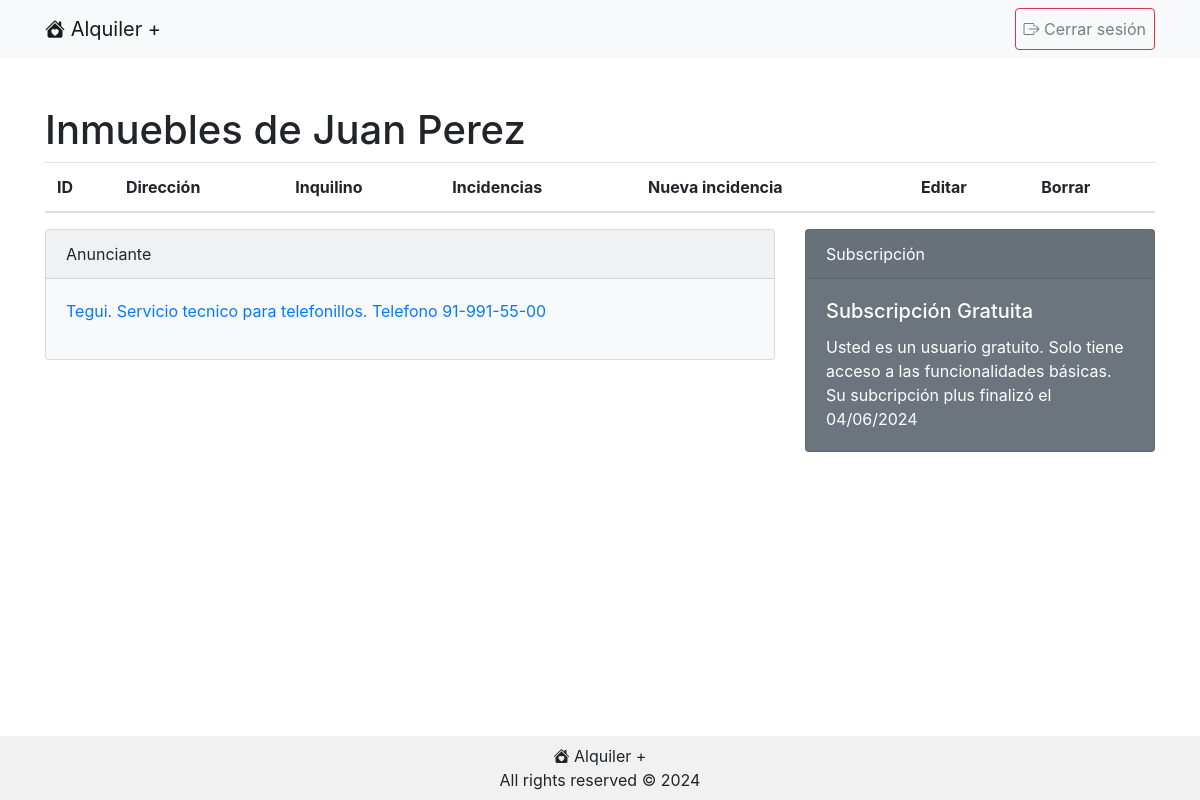
The app's page /tablero.php (signed in) with its own data.
### tables this page shows
CREATE TABLE `usuarios` (
  `id` int(11) NOT NULL,
  `nombre` tinytext NOT NULL,
  `apellido` tinytext NOT NULL,
  `email` varchar(255) NOT NULL,
  `contrasena_hash` text NOT NULL,
  `telefono` tinytext NOT NULL,
  `vencimiento_subscripcion` date NOT NULL DEFAULT current_timestamp(),
  `es_administrador` tinyint(1) NOT NULL DEFAULT 0
);

CREATE TABLE `publicidades` (
  `id` int(11) NOT NULL,
  `tipo` enum('fontaneria','electricidad','telefonillo','mobiliario','pagos','carpinteria','cerrajeria','pintura') NOT NULL,
  `contenido` text NOT NULL,
  `link` text NOT NULL,
  `coste_por_impresion` float NOT NULL,
  `coste_por_click` float NOT NULL
);

### class/Conexion.php (called while the page is built, shortened)
<?php
class Conexion {
    private static $host;
    private static $username;
    private static $password;
    private static $db;
    private static $dsn;
    private static $conexion = null;
    private static function inicializar() {
        if (self::$conexion === null) {
            self::$host = DB_HOST;
            self::$db = DB_NAME;
            self::$username = DB_USERNAME;
            self::$password = DB_PASSWORD;
            self::$dsn = "mysql:host=" . self::$host . ";dbname=" . self::$db . ";charset=utf8mb4";
            try {
                self::$conexion = new PDO(self::$dsn, self::$username, self::$password);
                self::$conexion->setAttribute(PDO::ATTR_ERRMODE, PDO::ERRMODE_EXCEPTION);
            } catch (PDOException $ex) {
                die("Error en la conexión con la bbdd: mensaje: " . $ex->getMessage());
            }
            return self::$conexion;
        }
    }
    public static function consulta($sql) {
        try {
            $stmt = self::$conexion->prepare($sql);
            $stmt->execute();
            $resultado = $stmt->fetchAll(PDO::FETCH_ASSOC);
            return $resultado;
        } catch (PDOException $ex) {
            die("Fallo la query: " . $ex->getMessage());
        }
    }
}

### class/Usuario.php (called while the page is built, shortened)
<?php
class Usuario {
    private $nombre;
    private $apellido;
    private $vencimientoSubscripcion;
    private $esAdministrador;
    public function __construct($nombre, $apellido, $email, $contrasenaHash, $telefono, $vencimientoSubscripcion=null, $esAdministrador=0, $inmuebles=null, $id=null) {
        if ($id != null) {
            $this->nombre = $nombre;
            $this->apellido = $apellido;
            $this->esAdministrador = $esAdministrador;
            $this->vencimientoSubscripcion = new DateTime($vencimientoSubscripcion);
        } else if ($id === null) {
            Conexion::consulta("INSERT INTO usuarios (nombre, apellido, email, contrasena_hash, telefono, vencimiento_subscripcion, es_administrador) VALUES ('".$nombre."', '".$apellido."', '".$email."', '".$contrasenaHash."', '".$telefono."', DATE_ADD(CURDATE(), INTERVAL 10 DAY), 0)");
        }
    }
    public function getNombre() {
        return $this->nombre;
    }
    public function getApellido() {
        return $this->apellido;
    }
    public function getVencimientoSubscripcion() {
        return $this->vencimientoSubscripcion;
    }
    public function getEsAdministrador() {
        return $this->esAdministrador;
    }
    public static function obtenerUsuarioExistente($id) {
        $consulta = Conexion::consulta("SELECT id, direccion, inquilino_usuario_id FROM inmuebles WHERE propietario_usuario_id=" . $id);
        $inmuebles = [];
        $consulta = Conexion::consulta("SELECT id, nombre, apellido, email, contrasena_hash, telefono, vencimiento_subscripcion, es_administrador FROM usuarios WHERE id=" . $id);
        foreach ($consulta as $fila) {
            $usuario = new Usuario($fila['nombre'], $fila['apellido'], $fila['email'], $fila['contrasena_hash'], $fila['telefono'], $fila['vencimiento_subscripcion'], $fila['es_administrador'], $inmuebles, $fila['id']);
        }
        return $usuario;
    }
}

### class/Publicidad.php (called while the page is built, shortened)
<?php
class Publicidad  {
    public $id;
    public $contenido;
    public function __construct ($id, $tipo, $contenido, $link, $costePorImpresion, $costePorClick) {
        $this->id = $id;
        $this->contenido = $contenido;
    }
    public function getId () {
        return $this->id;
    }
    public function getContenido () {
        return $this->contenido;
    }
    public static function obtenerPublicidadAlAzar() {
        $consulta = Conexion::consulta("SELECT id, tipo, contenido, link, coste_por_impresion, coste_por_click FROM publicidades");
        $elegirFilaAleatoria = array_rand($consulta);
        $filaAleatoria = $consulta[$elegirFilaAleatoria];
        $publicidad = new Publicidad($filaAleatoria['id'], $filaAleatoria['tipo'], $filaAleatoria['contenido'], $filaAleatoria['link'], $filaAleatoria['coste_por_impresion'], $filaAleatoria['coste_por_click']);
        return $publicidad;
    }
}

### public/tablero.php (the view, shortened to what this page needs)
<?php
$usuario = Usuario::obtenerUsuarioExistente($_SESSION['usuarioId']);
$currentDate = new DateTime();
$currentDate->setTime(0, 0, 0);
$subscripto = ($usuario->getVencimientoSubscripcion() >= $currentDate);
$publicidad = Publicidad::obtenerPublicidadAlAzar();
?>
<!DOCTYPE html>
<html lang="es">
    <head>
<?php require '../include/head.php' ?>
    </head>
    <body>
        <?php require '../include/nav.php'; ?>
        <div class="contenido container mt-5 flex-grow-1">
            <h1>Inmuebles de <?php echo"{$usuario->getNombre()} {$usuario->getApellido()}"?></h1>
            <table class="table table-striped">
                <thead>
                    <tr>
                        <th>ID</th>
                        <th>Direcci&oacute;n</th>
                        <th>Inquilino</th>
                        <th>Incidencias</th>
                        <th>Nueva incidencia</th>
                        <th>Editar</th>
                        <th>Borrar</th>
                    </tr>
                </thead>
            </table>
            <div class="row">
                <div class="<?php echo ($usuario->getEsAdministrador())? "col-md-5" : "col-md-8" ?> ml-auto">
                    <div class="card text-black bg-light mb-4">
                    <div class="card-header">Anunciante</div>
                    <div class="card-body">
                        <p>
                            <a href="visitar_publicidad.php?publicidadId=<?php echo $publicidad->getId()?>" target="_blank"><?php echo $publicidad->getContenido(); $publicidad->registrarImpresion($usuario); ?></a>
                        </p>
                    </div>
                    </div>
                </div>
                <div class="col-md-4 ml-auto">
                    <div class="card text-white <?php echo ($subscripto) ? "bg-success" : "bg-secondary" ?> mb-4">
                        <div class="card-header">Subscripci&oacute;n</div>
                        <div class="card-body">
                            <h5 class="card-title">Subscripci&oacute;n <?php echo ($subscripto) ? "Plus" : "Gratuita" ?></h5>
                            <p class="card-text">
                                <?php echo ($subscripto) ? "Usted es un usuario plus. Podr&aacute; utilizar todas las funciones de la plataforma hasta el " : "Usted es un usuario gratuito. Solo tiene acceso a las funcionalidades b&aacute;sicas. Su subcripci&oacute;n plus finaliz&oacute; el " ?>
                                <?php echo ($usuario->getVencimientoSubscripcion())->format("d/m/Y") ?>
                            </p>
                        </div>
                    </div>
                </div>
            </div>
        </div>
<?php require '../include/footer.php' ?>
    </body>
</html>

### public/css/estilos.css (style rules this page uses)
body { display: flex; flex-direction: column; min-height: 100vh; }

### records on screen
usuarios: nombre "Juan", apellido "Perez", vencimiento_subscripcion "04/06/2024"
publicidades: contenido "Tegui. Servicio tecnico para telefonillos. Telefono 91-991-55-00"
